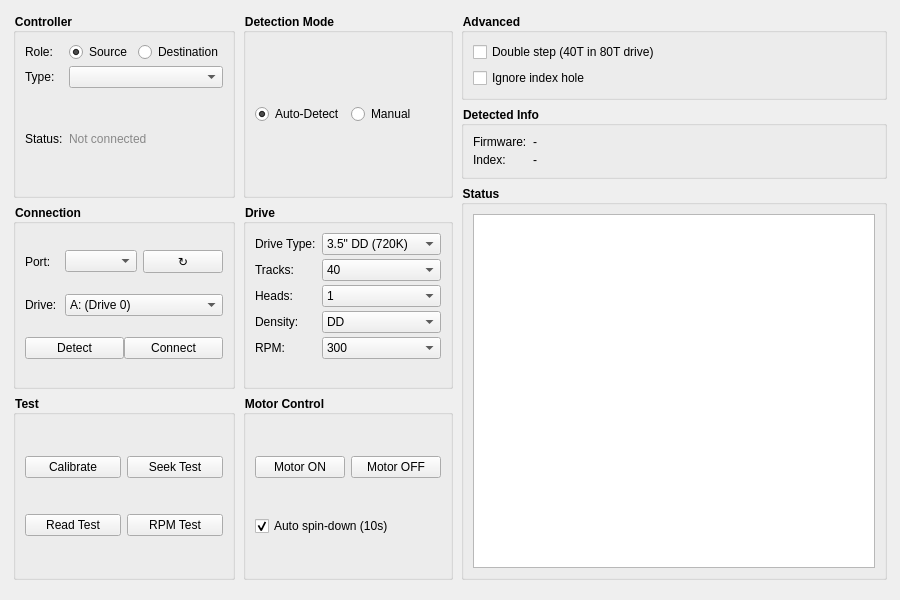
<?xml version="1.0" encoding="UTF-8"?>
<ui version="4.0">
 <class>TabHardware</class>
 <widget class="QWidget" name="TabHardware">
  <property name="geometry">
   <rect><x>0</x><y>0</y><width>900</width><height>600</height></rect>
  </property>
  <layout class="QVBoxLayout" name="verticalLayout_main">
   <property name="leftMargin"><number>4</number></property>
   <property name="topMargin"><number>4</number></property>
   <property name="rightMargin"><number>4</number></property>
   <property name="bottomMargin"><number>4</number></property>
   
   <item>
    <widget class="QScrollArea" name="scrollArea">
     <property name="widgetResizable"><bool>true</bool></property>
     <property name="frameShape"><enum>QFrame::NoFrame</enum></property>
     <widget class="QWidget" name="scrollContent">
      <layout class="QHBoxLayout" name="mainHLayout">
       <property name="spacing"><number>8</number></property>
       
       <!-- COLUMN 1 -->
       <item>
        <layout class="QVBoxLayout" name="col1">
         <property name="spacing"><number>6</number></property>
         
         <!-- CONTROLLER -->
         <item>
          <widget class="QGroupBox" name="groupController">
           <property name="title"><string>Controller</string></property>
           <property name="styleSheet"><string>QGroupBox { font-weight: bold; }</string></property>
           <layout class="QGridLayout">
            <property name="verticalSpacing"><number>4</number></property>
            <item row="0" column="0">
             <widget class="QLabel">
              <property name="text"><string>Role:</string></property>
             </widget>
            </item>
            <item row="0" column="1">
             <widget class="QRadioButton" name="radioSource">
              <property name="text"><string>Source</string></property>
              <property name="checked"><bool>true</bool></property>
             </widget>
            </item>
            <item row="0" column="2">
             <widget class="QRadioButton" name="radioDestination">
              <property name="text"><string>Destination</string></property>
             </widget>
            </item>
            <item row="1" column="0">
             <widget class="QLabel">
              <property name="text"><string>Type:</string></property>
             </widget>
            </item>
            <item row="1" column="1" colspan="2">
             <widget class="QComboBox" name="comboController">
              <property name="minimumWidth"><number>180</number></property>
             </widget>
            </item>
            <item row="2" column="0">
             <widget class="QLabel">
              <property name="text"><string>Status:</string></property>
             </widget>
            </item>
            <item row="2" column="1" colspan="2">
             <widget class="QLabel" name="labelControllerStatus">
              <property name="text"><string>Not connected</string></property>
              <property name="styleSheet"><string>color: #888;</string></property>
             </widget>
            </item>
           </layout>
          </widget>
         </item>
         
         <!-- CONNECTION -->
         <item>
          <widget class="QGroupBox" name="groupConnection">
           <property name="title"><string>Connection</string></property>
           <property name="styleSheet"><string>QGroupBox { font-weight: bold; }</string></property>
           <layout class="QGridLayout">
            <property name="verticalSpacing"><number>4</number></property>
            <item row="0" column="0">
             <widget class="QLabel">
              <property name="text"><string>Port:</string></property>
             </widget>
            </item>
            <item row="0" column="1">
             <widget class="QComboBox" name="comboPort">
             </widget>
            </item>
            <item row="0" column="2">
             <widget class="QPushButton" name="btnRefreshPorts">
              <property name="text"><string>↻</string></property>
              <property name="maximumWidth"><number>30</number></property>
             </widget>
            </item>
            <item row="1" column="0">
             <widget class="QLabel">
              <property name="text"><string>Drive:</string></property>
             </widget>
            </item>
            <item row="1" column="1" colspan="2">
             <widget class="QComboBox" name="comboDriveSelect">
              <item><property name="text"><string>A: (Drive 0)</string></property></item>
              <item><property name="text"><string>B: (Drive 1)</string></property></item>
             </widget>
            </item>
            <item row="2" column="0" colspan="3">
             <layout class="QHBoxLayout">
              <item>
               <widget class="QPushButton" name="btnDetect">
                <property name="text"><string>Detect</string></property>
               </widget>
              </item>
              <item>
               <widget class="QPushButton" name="btnConnect">
                <property name="text"><string>Connect</string></property>
               </widget>
              </item>
             </layout>
            </item>
           </layout>
          </widget>
         </item>
         
         <!-- TEST -->
         <item>
          <widget class="QGroupBox" name="groupTest">
           <property name="title"><string>Test</string></property>
           <property name="styleSheet"><string>QGroupBox { font-weight: bold; }</string></property>
           <layout class="QGridLayout">
            <property name="verticalSpacing"><number>4</number></property>
            <item row="0" column="0">
             <widget class="QPushButton" name="btnCalibrate">
              <property name="text"><string>Calibrate</string></property>
             </widget>
            </item>
            <item row="0" column="1">
             <widget class="QPushButton" name="btnSeekTest">
              <property name="text"><string>Seek Test</string></property>
             </widget>
            </item>
            <item row="1" column="0">
             <widget class="QPushButton" name="btnReadTest">
              <property name="text"><string>Read Test</string></property>
             </widget>
            </item>
            <item row="1" column="1">
             <widget class="QPushButton" name="btnRPMTest">
              <property name="text"><string>RPM Test</string></property>
             </widget>
            </item>
           </layout>
          </widget>
         </item>
         
         <item><spacer><property name="orientation"><enum>Qt::Vertical</enum></property></spacer></item>
        </layout>
       </item>
       
       <!-- COLUMN 2 -->
       <item>
        <layout class="QVBoxLayout" name="col2">
         <property name="spacing"><number>6</number></property>
         
         <!-- DETECTION -->
         <item>
          <widget class="QGroupBox" name="groupDetection">
           <property name="title"><string>Detection Mode</string></property>
           <property name="styleSheet"><string>QGroupBox { font-weight: bold; }</string></property>
           <layout class="QHBoxLayout">
            <item>
             <widget class="QRadioButton" name="radioAutoDetect">
              <property name="text"><string>Auto-Detect</string></property>
              <property name="checked"><bool>true</bool></property>
             </widget>
            </item>
            <item>
             <widget class="QRadioButton" name="radioManual">
              <property name="text"><string>Manual</string></property>
             </widget>
            </item>
           </layout>
          </widget>
         </item>
         
         <!-- DRIVE SETTINGS -->
         <item>
          <widget class="QGroupBox" name="groupDrive">
           <property name="title"><string>Drive</string></property>
           <property name="styleSheet"><string>QGroupBox { font-weight: bold; }</string></property>
           <layout class="QFormLayout">
            <property name="verticalSpacing"><number>4</number></property>
            <item row="0" column="0">
             <widget class="QLabel"><property name="text"><string>Drive Type:</string></property></widget>
            </item>
            <item row="0" column="1">
             <widget class="QComboBox" name="comboDriveType">
              <item><property name="text"><string>3.5" DD (720K)</string></property></item>
              <item><property name="text"><string>3.5" HD (1.44M)</string></property></item>
              <item><property name="text"><string>5.25" DD (360K)</string></property></item>
              <item><property name="text"><string>5.25" HD (1.2M)</string></property></item>
             </widget>
            </item>
            <item row="1" column="0">
             <widget class="QLabel"><property name="text"><string>Tracks:</string></property></widget>
            </item>
            <item row="1" column="1">
             <widget class="QComboBox" name="comboTracks">
              <item><property name="text"><string>40</string></property></item>
              <item><property name="text"><string>80</string></property></item>
              <item><property name="text"><string>82</string></property></item>
              <item><property name="text"><string>84</string></property></item>
             </widget>
            </item>
            <item row="2" column="0">
             <widget class="QLabel"><property name="text"><string>Heads:</string></property></widget>
            </item>
            <item row="2" column="1">
             <widget class="QComboBox" name="comboHeads">
              <item><property name="text"><string>1</string></property></item>
              <item><property name="text"><string>2</string></property></item>
             </widget>
            </item>
            <item row="3" column="0">
             <widget class="QLabel"><property name="text"><string>Density:</string></property></widget>
            </item>
            <item row="3" column="1">
             <widget class="QComboBox" name="comboDensity">
              <item><property name="text"><string>DD</string></property></item>
              <item><property name="text"><string>HD</string></property></item>
              <item><property name="text"><string>ED</string></property></item>
             </widget>
            </item>
            <item row="4" column="0">
             <widget class="QLabel"><property name="text"><string>RPM:</string></property></widget>
            </item>
            <item row="4" column="1">
             <widget class="QComboBox" name="comboRPM">
              <item><property name="text"><string>300</string></property></item>
              <item><property name="text"><string>360</string></property></item>
             </widget>
            </item>
           </layout>
          </widget>
         </item>
         
         <!-- MOTOR -->
         <item>
          <widget class="QGroupBox" name="groupMotor">
           <property name="title"><string>Motor Control</string></property>
           <property name="styleSheet"><string>QGroupBox { font-weight: bold; }</string></property>
           <layout class="QVBoxLayout">
            <item>
             <layout class="QHBoxLayout">
              <item>
               <widget class="QPushButton" name="btnMotorOn">
                <property name="text"><string>Motor ON</string></property>
               </widget>
              </item>
              <item>
               <widget class="QPushButton" name="btnMotorOff">
                <property name="text"><string>Motor OFF</string></property>
               </widget>
              </item>
             </layout>
            </item>
            <item>
             <widget class="QCheckBox" name="checkAutoSpinDown">
              <property name="text"><string>Auto spin-down (10s)</string></property>
              <property name="checked"><bool>true</bool></property>
             </widget>
            </item>
           </layout>
          </widget>
         </item>
         
         <item><spacer><property name="orientation"><enum>Qt::Vertical</enum></property></spacer></item>
        </layout>
       </item>
       
       <!-- COLUMN 3 -->
       <item>
        <layout class="QVBoxLayout" name="col3">
         <property name="spacing"><number>6</number></property>
         
         <!-- ADVANCED -->
         <item>
          <widget class="QGroupBox" name="groupAdvanced">
           <property name="title"><string>Advanced</string></property>
           <property name="styleSheet"><string>QGroupBox { font-weight: bold; }</string></property>
           <layout class="QVBoxLayout">
            <item>
             <widget class="QCheckBox" name="checkDoubleStep">
              <property name="text"><string>Double step (40T in 80T drive)</string></property>
             </widget>
            </item>
            <item>
             <widget class="QCheckBox" name="checkIgnoreIndex">
              <property name="text"><string>Ignore index hole</string></property>
             </widget>
            </item>
           </layout>
          </widget>
         </item>
         
         <!-- INFO -->
         <item>
          <widget class="QGroupBox" name="groupInfo">
           <property name="title"><string>Detected Info</string></property>
           <property name="styleSheet"><string>QGroupBox { font-weight: bold; }</string></property>
           <layout class="QFormLayout">
            <property name="verticalSpacing"><number>4</number></property>
            <item row="0" column="0">
             <widget class="QLabel"><property name="text"><string>Firmware:</string></property></widget>
            </item>
            <item row="0" column="1">
             <widget class="QLabel" name="labelFirmware">
              <property name="text"><string>-</string></property>
             </widget>
            </item>
            <item row="1" column="0">
             <widget class="QLabel"><property name="text"><string>Index:</string></property></widget>
            </item>
            <item row="1" column="1">
             <widget class="QLabel" name="labelIndex">
              <property name="text"><string>-</string></property>
             </widget>
            </item>
           </layout>
          </widget>
         </item>
         
         <!-- STATUS -->
         <item>
          <widget class="QGroupBox" name="groupStatus">
           <property name="title"><string>Status</string></property>
           <property name="styleSheet"><string>QGroupBox { font-weight: bold; }</string></property>
           <layout class="QVBoxLayout">
            <item>
             <widget class="QTextEdit" name="textStatus">
              <property name="readOnly"><bool>true</bool></property>
              <property name="maximumHeight"><number>100</number></property>
             </widget>
            </item>
           </layout>
          </widget>
         </item>
         
         <item><spacer><property name="orientation"><enum>Qt::Vertical</enum></property></spacer></item>
        </layout>
       </item>
       
      </layout>
     </widget>
    </widget>
   </item>
  </layout>
 </widget>
</ui>
